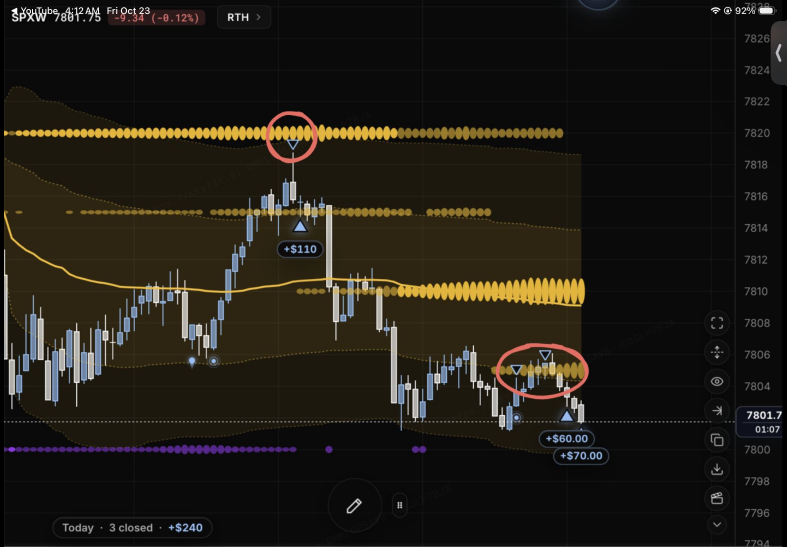
#> input picture data/study15/chart-2026-10-12.png, 2360 x 1640 px (shown at 1/3 size)
$ python study15-measure.py ../data/study15/chart-2026-10-12.png ../data/study15/chart-2026-10-12.png
#> lines starting #> are read from the running program, lines starting #| are printed output that depends on the picture; after the words box and inside, x2 and y2 are one past the last pixel; in counts of white or black regions, pixels touching at a corner belong together
#!/usr/bin/env python3
"""Study 15 §1: measure the 2026-10-12 @t38p_flow chart from the screenshot.

  python3 -I scripts/study15-measure.py data/study15/chart-2026-10-12.png data/study15/SP_SPX_1m.json \
      > data/study15/chart-measure.json   [DEBUG=<dir> writes measure-overlay.png]

Needs Pillow and numpy only. Coordinates are pixels of the 2360x1640 screenshot.
"""
import json, os, sys
from datetime import datetime, timezone, timedelta
import numpy as np
from PIL import Image, ImageDraw

png, bars_path = sys.argv[1], sys.argv[2]
a = np.asarray(Image.open(png).convert('RGB')).astype(int)
H, W, _ = a.shape
#> H = 1640; W = 2360
R, G, B = a[..., 0], a[..., 1], a[..., 2]
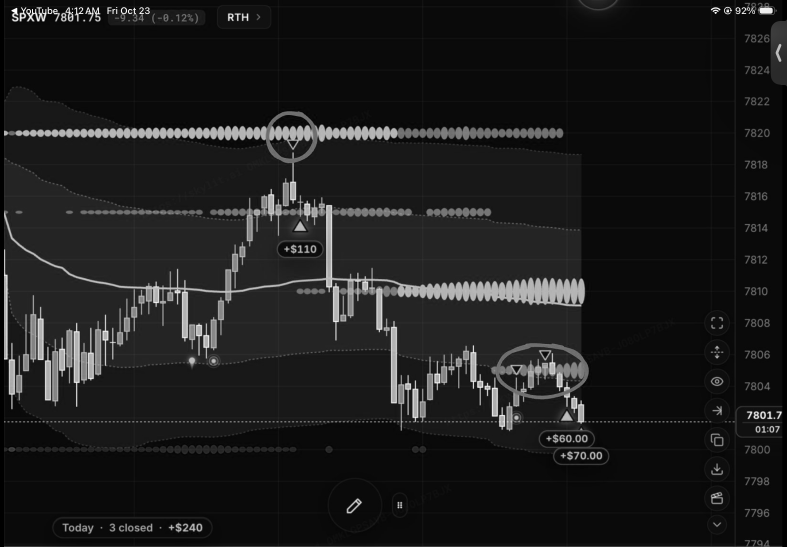
#> G: shape (1640, 2360) int64 (shown at 1/3 size); min 0, max 255, mean 28
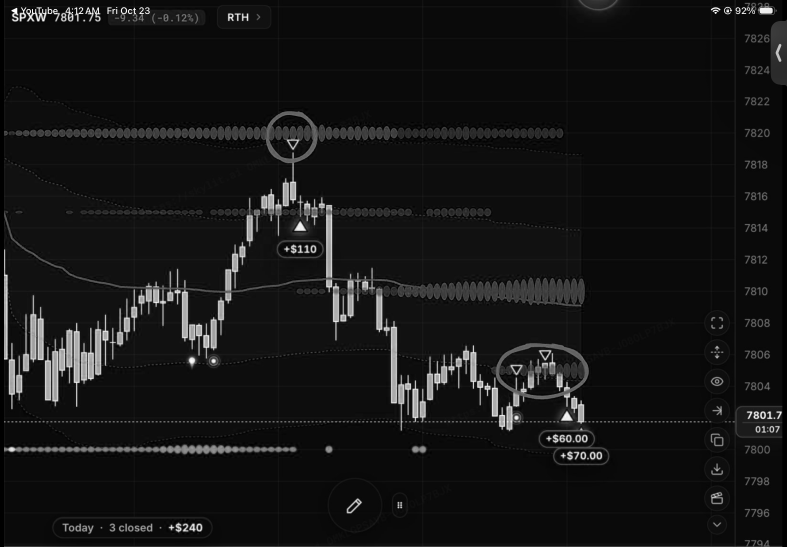
#> B: shape (1640, 2360) int64 (shown at 1/3 size); min 0, max 255, mean 20.8
mx, mn = a.max(2), a.min(2)

# ---- pixel classes (colours sampled from the image) ----
white = (mn >= 140) & (mx - mn <= 22)                                    # down candles, wicks
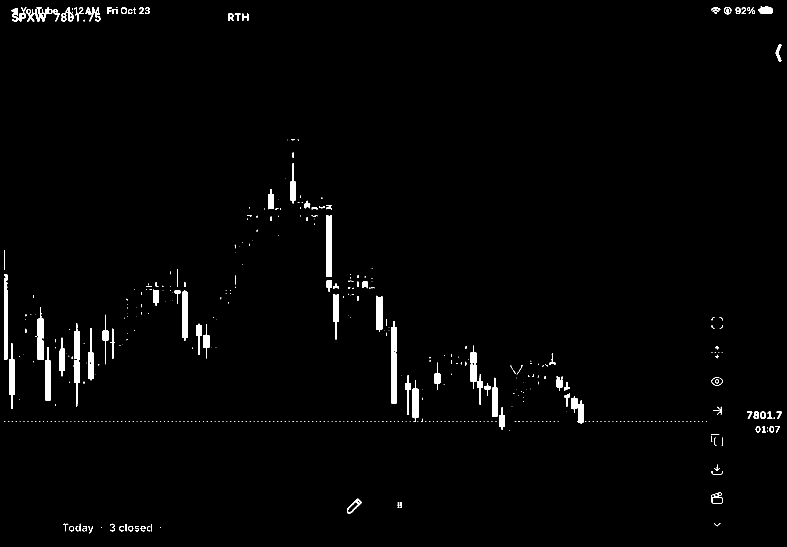
#> white: shape (1640, 2360) bool (shown at 1/3 size); 1.5% white; 490 white regions (356 under 20 px), largest, box (x1, y1, x2, y2) and area: (1173, 963, 1190, 1210) 3895, (979, 646, 996, 831) 3120, (221, 970, 239, 1220) 2852
blue = (B >= 135) & (B <= 215) & (B - R >= 25) & (G >= R) & (R >= 80)    # up candles
#> blue: shape (1640, 2360) bool; 1.1% white; 109 white regions (16 under 20 px), largest, box (x1, y1, x2, y2) and area: (91, 893, 109, 1084) 2454, (157, 1044, 175, 1213) 2192, (286, 963, 303, 1126) 2076
candle = white | blue
lineyel = (R >= 200) & (G >= 150) & (B <= 130) & (R - B >= 90)           # line and bright bubbles
#> lineyel: shape (1640, 2360) bool; 1.4% white; 37 white regions (15 under 20 px), largest, box (x1, y1, x2, y2) and area: (12, 638, 1753, 918) 29553, (1019, 380, 1192, 419) 4359, (652, 379, 800, 420) 3968
dimyel = (R >= 110) & (R < 200) & (G >= 85) & (B <= 80) & (R - B >= 60)  # dim bubbles
#> dimyel: shape (1640, 2360) bool; 1.3% white; 289 white regions (202 under 20 px), largest, box (x1, y1, x2, y2) and area: (1157, 379, 1689, 421) 11318, (997, 623, 1235, 651) 4244, (1280, 623, 1473, 651) 3341
purple = (B >= 100) & (R >= 60) & (G <= 80) & (B - G >= 50)
#> purple: shape (1640, 2360) bool; 0.28% white; 3 white regions, box (x1, y1, x2, y2) and area: (12, 1335, 888, 1362) 9916, (1236, 1339, 1278, 1358) 579, (977, 1339, 997, 1358) 294
lblue = (B >= 215) & (G >= 160) & (R >= 120) & (R <= 190)                # trade marks, "+$" text, dots
#> lblue: shape (1640, 2360) bool; 0.14% white; 303 white regions (234 under 20 px), largest, box (x1, y1, x2, y2) and area: (1686, 1236, 1715, 1261) 417, (886, 667, 915, 691) 397, (172, 1059, 174, 1194) 260
red = (R >= 180) & (G <= 140) & (B <= 140) & (R - G >= 60)               # hand-drawn circles
#> red: shape (1640, 2360) bool; 0.32% white; 23 white regions (12 under 20 px), largest, box (x1, y1, x2, y2) and area: (1486, 1030, 1765, 1197) 7010, (797, 335, 952, 489) 5020, (362, 43, 375, 61) 58
blend = (R >= 150) & (G >= 120) & (R - B >= 50) & ~candle                # a translucent bubble over a candle
#> blend: shape (1640, 2360) bool; 2% white; 338 white regions (289 under 20 px), largest, box (x1, y1, x2, y2) and area: (12, 634, 1754, 919) 35676, (46, 378, 801, 421) 17275, (944, 374, 1194, 425) 7180
objects = candle | lineyel | dimyel | purple | lblue | red | blend
#> objects: shape (1640, 2360) bool; 6.1% white; 449 white regions (234 under 20 px), largest, box (x1, y1, x2, y2) and area: (12, 335, 1689, 610) 48834, (12, 632, 1755, 1022) 47595, (1474, 1030, 1765, 1220) 15725

# ---- 1. price axis: centre of each label's text rows, least squares ----
AX0, AX1 = 2200, 2360
txt = (mn[:, AX0:AX1] >= 70) & (mx[:, AX0:AX1] - mn[:, AX0:AX1] <= 30)
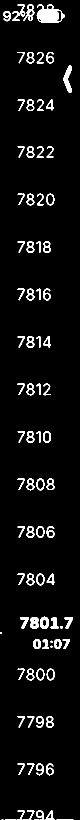
#> txt: shape (1640, 160) bool (shown at 1/2 size); 5% white; 88 white regions (7 under 20 px), largest, box (x1, y1, x2, y2) and area: (73, 9, 125, 45) 1083, (127, 131, 144, 186) 492, (60, 1234, 78, 1258) 309
clusters = []
for y in np.where(txt.sum(1) > 0)[0]:
    if clusters and y <= clusters[-1][1] + 3: clusters[-1][1] = int(y)
    else: clusters.append([int(y), int(y)])
#> this loop made 516 passes
#> y on passes 1 to 3: 9, 10, 11
#> after the loop, clusters = [[9, 44], [104, 126], [131, 185], [199, 221], [292, 315], [387, 410], [482, 505], [577, 600], [672, 695], [767, 790], [862, 885], [957, 980], [1052, 1075], [1147, 1170], [1233, 1257], [1264, 1266], [1278, 1297], [1337, 1360], [1432, 1455], [1527, 1550], [1621, 1639]]
# Read by eye: 7826 is the first complete label; labels step 2 points down; 7802 is under the
# current-price box. A label is a cluster 22-25 px tall starting at the axis text column (x 2235).
labels = []
for y0, y1 in clusters:
    xs = np.where(txt[y0:y1 + 1].any(0))[0] + AX0
    if 22 <= y1 - y0 + 1 <= 25 and xs.min() == 2235 and xs.max() <= 2310:
        labels.append((y0 + y1) / 2)
#> this loop made 21 passes
#> (y0, y1, xs) on pass 16: (1264, 1266, [2200, 2201, 2202, 2203])
#> after the loop, labels = [115, 210, 303.5, 398.5, 493.5, 588.5, 683.5, 778.5, 873.5, 968.5, 1063.5, 1158.5, 1348.5, 1443.5, 1538.5]
step = np.median(np.diff(labels))
#> step = 95
prices = [7826 - 2 * round((y - labels[0]) / step) for y in labels]
#> prices = [7826, 7824, 7822, 7820, 7818, 7816, 7814, 7812, 7810, 7808, 7806, 7804, 7800, 7798, 7796]
b, a0 = np.polyfit(prices, labels, 1)            # y = a0 + b*price
#> b = -47.47; a0 = 371602.1
resid = [float(y - (a0 + b * p)) for y, p in zip(labels, prices)]
#> resid = [0.845, 0.909, -0.528, -0.465, -0.402, -0.339, -0.276, -0.213, -0.149, -0.0864, -0.0232, 0.0399, 0.166, 0.229, 0.292]
if max(abs(r) for r in resid) > 3: sys.exit('axis label off the fit by more than 3 px; stop (§1.1)')
price = lambda y: (y - a0) / b
ypix = lambda p: a0 + b * p

# ---- plot extent: the bands' fill ends at the last bar ----
fill_any = (~objects) & (R >= 19) & (R <= 70) & (B <= 40)
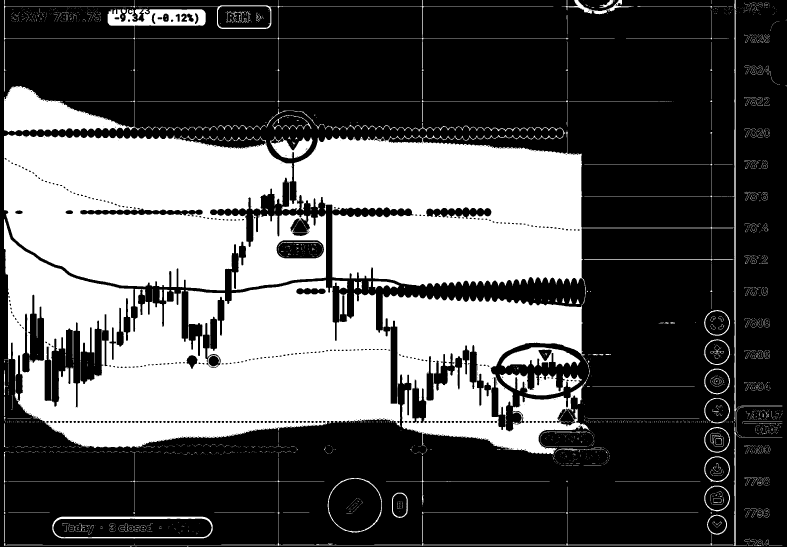
#> fill_any: shape (1640, 2360) bool (shown at 1/3 size); 35.9% white; 2735 white regions (2520 under 20 px), largest, box (x1, y1, x2, y2) and area: (12, 326, 1771, 1365) 1267961, (12, 258, 469, 396) 26976, (323, 27, 617, 122) 10610
col_fill = fill_any[150:1500].sum(0)
#> col_fill = 2360 values, max 1345 at index 2204, min 0 at index 0, mean 572.2
X_END = int(max(x for x in range(1900) if col_fill[x] > 50))
#> X_END = 1756
X_START = int(min(x for x in range(1900) if col_fill[x] > 50))
#> X_START = 12

# ---- light-blue components: trade triangles, "+$" text, dot markers (blue wicks are 1-3 px wide) ----
from collections import deque
def components(mask, x_max):
#> called with x_max = 1816
    seen = np.zeros_like(mask); comps = []
    for y in range(150, 1500):
        for x in range(0, x_max):
            if mask[y, x] and not seen[y, x]:
                q = deque([(y, x)]); seen[y, x] = True; pts = []
                while q:
                    yy, xx = q.popleft(); pts.append((yy, xx))
                    for ny, nx in ((yy + 1, xx), (yy - 1, xx), (yy, xx + 1), (yy, xx - 1)):
                        if 0 <= ny < H and 0 <= nx < W and mask[ny, nx] and not seen[ny, nx]:
                            seen[ny, nx] = True; q.append((ny, nx))
                ys = [p[0] for p in pts]; xs = [p[1] for p in pts]
                comps.append(dict(n=len(pts), x0=min(xs), x1=max(xs), y0=min(ys), y1=max(ys), ys=ys))
    return comps
lb_comps = [c for c in components(lblue, X_END + 60) if c['x1'] - c['x0'] + 1 >= 5]
#> lb_comps = 64 items

# ---- 2. candles ----
Y0, Y1 = 150, 1500
DASH = (1261, 1269)                                # dashed current-price line (rows 1264-1266)
# rows below 1420 hold the drawing button and the 'Today' pill, never a candle
cm = candle.copy(); cm[:Y0] = False; cm[1420:] = False; cm[:, X_END + 15:] = False
cm[DASH[0]:DASH[1] + 1] = False
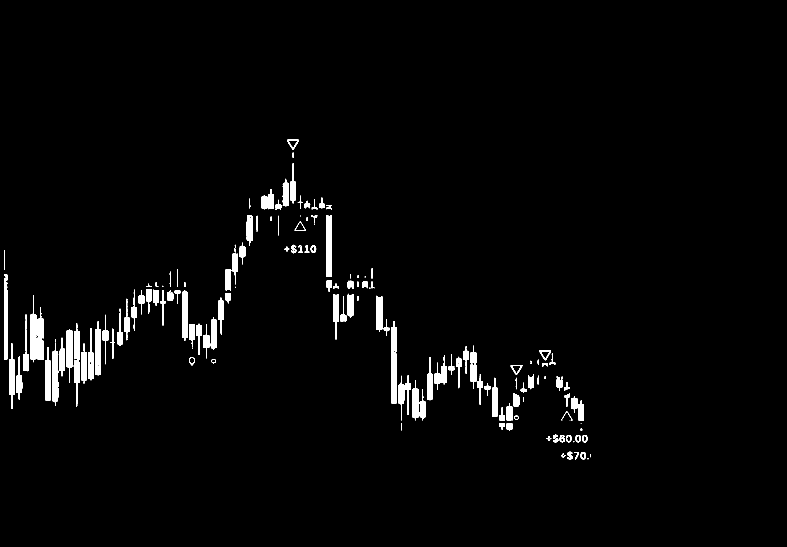
#> cm: shape (1640, 2360) bool (shown at 1/3 size); 2.2% white; 168 white regions (32 under 20 px), largest, box (x1, y1, x2, y2) and area: (1173, 963, 1190, 1210) 3895, (979, 646, 996, 831) 3120, (221, 970, 239, 1220) 2852
colcount = cm.sum(0)
#> colcount = 2360 values, max 307 at index 12, min 0 at index 0, mean 36.26
runs = []
for x in range(W):
    if colcount[x] > 0:
        if runs and x == runs[-1][1] + 1: runs[-1][1] = x
        else: runs.append([x, x])
#> after the loop, runs = 73 pairs, first value 12 to 1770, second value 22 to 1770
# Grid x = x0 + k*dx from the clean runs (one candle each: 14-20 px wide), indexed by the gaps
# between neighbours so a hidden candle does not shift the rest.
clean = [(r[0] + r[1]) / 2 for r in runs if 14 <= r[1] - r[0] + 1 <= 20 and r[0] > 1]
#> clean = 63 values from 35 to 1592
d = np.diff(clean); dx0 = float(np.median(d[(d > 12) & (d < 35)]))
#> after `d = np.diff(clean)`: d = 62 values, max 106.5 at index 36, min 20 at index 1, mean 25.11
#> after `dx0 = float(np.median(d[(d > 12) & (d < 35)]))`: dx0 = 22
kk = [0]
for g in d: kk.append(kk[-1] + max(1, int(round(g / dx0))))
#> this loop made 62 passes
#> g on passes 1 to 12: 22.5, 20, 22, 22, 22, 22, 20.5, 21.5, 22, 22, 20.5, 22
#> after the loop, kk = 63 values from 0 to 72
dx, x0g = np.polyfit(kk, clean, 1)
#> dx = 21.63; x0g = 34.79
kmin = int(np.floor((0 - x0g) / dx + 0.5))          # the slot whose centre is nearest the left edge
#> kmin = -2
kmax = int(np.floor((X_END - x0g) / dx + 0.5))
#> kmax = 80
grid_resid = np.array(clean) - (x0g + dx * np.array(kk))
#> grid_resid = 63 values, max 1.08 at index 1, min -1.68 at index 37, mean -3.15e-13

occluder = lineyel | dimyel | purple | lblue | red | blend
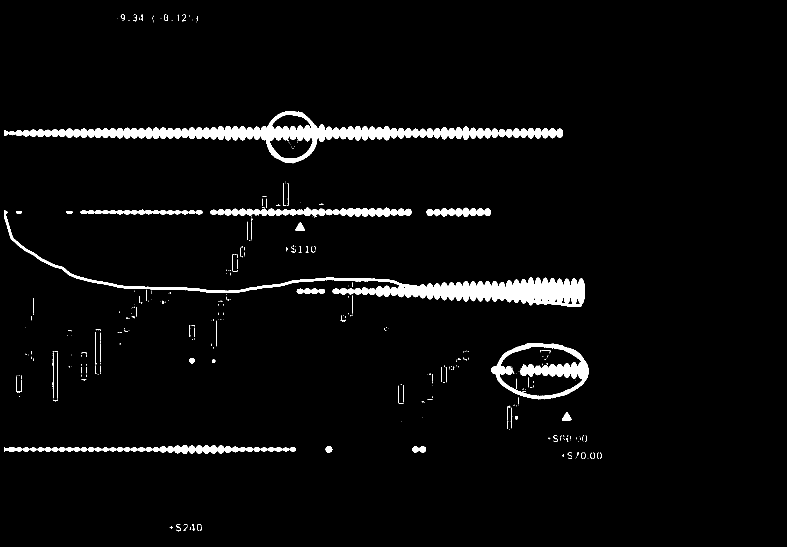
#> occluder: shape (1640, 2360) bool (shown at 1/3 size); 3.6% white; 343 white regions (253 under 20 px), largest, box (x1, y1, x2, y2) and area: (12, 335, 1689, 490) 47370, (12, 632, 1755, 920) 41856, (1474, 1030, 1765, 1198) 14068
def vertical_extent(cols, y_start, step):
    """Follow candle pixels from y_start in direction step through columns `cols`, allowing
    gaps of <= 2 px, the dashed price-line band and anything drawn over the wick (the line,
    bubbles, marks); return the last candle row reached."""
    y, last, gap = y_start, y_start, 0
    while Y0 <= y < Y1:
        if DASH[0] <= y <= DASH[1] or occluder[y, cols].any(): y += step; continue
        if candle[y, cols].any(): last, gap = y, 0
        else:
            gap += 1
            if gap > 2: break
        y += step
    return last

cands = []
for kk_ in range(kmin, kmax + 1):
    c0 = x0g + dx * kk_
    xa, xb = int(round(c0 - 6)), int(round(c0 + 6))
    if xb < 0: continue
    xa = max(0, xa)
    slot = cm[:, xa:xb + 1]
    rowcount = slot.sum(1)
    thick = np.where(rowcount >= min(6, xb - xa + 1))[0]
    if not len(thick): continue        # body hidden (under a bubble row): not measured
    # largest contiguous block of body rows
    blocks, st = [], thick[0]
    for i in range(1, len(thick) + 1):
        if i == len(thick) or thick[i] > thick[i - 1] + 2:
            blocks.append((st, thick[i - 1])); st = thick[i] if i < len(thick) else None
    bt, bb = max(blocks, key=lambda b_: b_[1] - b_[0])
    wick = list(range(max(0, int(round(c0)) - 3), int(round(c0)) + 4))
    hi = vertical_extent(wick, int(bt), -1)
    lo = vertical_extent(wick, int(bb), +1)
    body_cols = slice(xa, xb + 1)
    is_blue = blue[bt:bb + 1, body_cols].sum() > white[bt:bb + 1, body_cols].sum()
    flags = []
    if c0 - 8.5 < X_START: flags.append('cut by the left edge')
    if DASH[0] - 2 <= lo <= DASH[0]: flags.append('low at price line')
    if DASH[1] <= hi <= DASH[1] + 2: flags.append('high at price line')
    for c in lb_comps:
        if c['x0'] <= xb + 4 and c['x1'] >= xa - 4 and c['y0'] <= lo + 6 and c['y1'] >= hi - 6:
            flags.append('trade mark/label/dot')
    # an end that stops at something drawn over it may be hidden under it
    near = lambda y, mask: mask[max(0, y - 5):y + 6, xa:xb + 1].any()
    if near(hi, lineyel | dimyel | purple | blend) or near(lo, lineyel | dimyel | purple | blend): flags.append('bubble/line')
    if red[Y0:Y1, max(0, xa - 2):xb + 3].any(): flags.append('red circle')
    cands.append(dict(k=kk_ - kmin, cx=round(float(c0), 2), hi_y=int(hi), lo_y=int(lo), body_top_y=int(bt), body_bot_y=int(bb),
                      up=bool(is_blue), flags=sorted(set(flags))))
#> this loop made 83 passes
#> (c0, xa, xb, bt, bb, hi, lo) on passes 2 to 13: (13.16, 7, 19, 847, 1078, 834, 1078), (34.79, 29, 41, 1079, 1183, 1029, 1226), (56.42, 50, 62, 1125, 1177, 1068, 1199), (78.05, 72, 84, 1062, 1112, 943, 1113), (99.67, 94, 106, 943, 1078, 886, 1086), (121.3, 115, 127, 956, 1079, 921, 1079), (142.9, 137, 149, 1082, 1200, 1041, 1200), (164.6, 159, 171, 1054, 1203, 1018, 1217), (186.2, 180, 192, 1046, 1111, 1013, 1128), (207.8, 202, 214, 991, 1101, 987, 1148), (229.4, 223, 235, 994, 1076, 970, 1219), (251.1, 245, 257, 1056, 1140, 1030, 1150)
#> (c0, xa, xb, thick, bt, bb, hi) on passes 17, 24, 26, 40: (337.6, 332, 344, [1026, 1027, 1028], 1026, 1028, 986), (489, 483, 495, [903, 904, 905, 906, 907, 909], 903, 909, 857), (532.2, 526, 538, [871, 872, 873, 874, 875, 876, 877, 878, 879], 871, 879, 807), (835, 829, 841, [614, 616, 617, 618, 619, 620, 621, 622, 623, 624, 626], 614, 626, 599)
x0g = x0g + dx * kmin
k = np.array([c['k'] for c in cands])
for c in cands:
    c['high'] = round(price(c['hi_y']), 3); c['low'] = round(price(c['lo_y']), 3)
    if c['body_top_y'] is not None:
        top, bot = price(c['body_top_y']), price(c['body_bot_y'])
        c['open'], c['close'] = (round(bot, 3), round(top, 3)) if c['up'] else (round(top, 3), round(bot, 3))
#> this loop made 78 passes
last_k = int(k.max())

cands[-1]['flags'] = sorted(set(cands[-1]['flags'] + ['last (forming)']))

# ---- 3. time axis: align to SP:SPX bars of m minutes anchored at 09:30 ET ----
#> (the run stopped early here; a loop or call above may not have finished)
